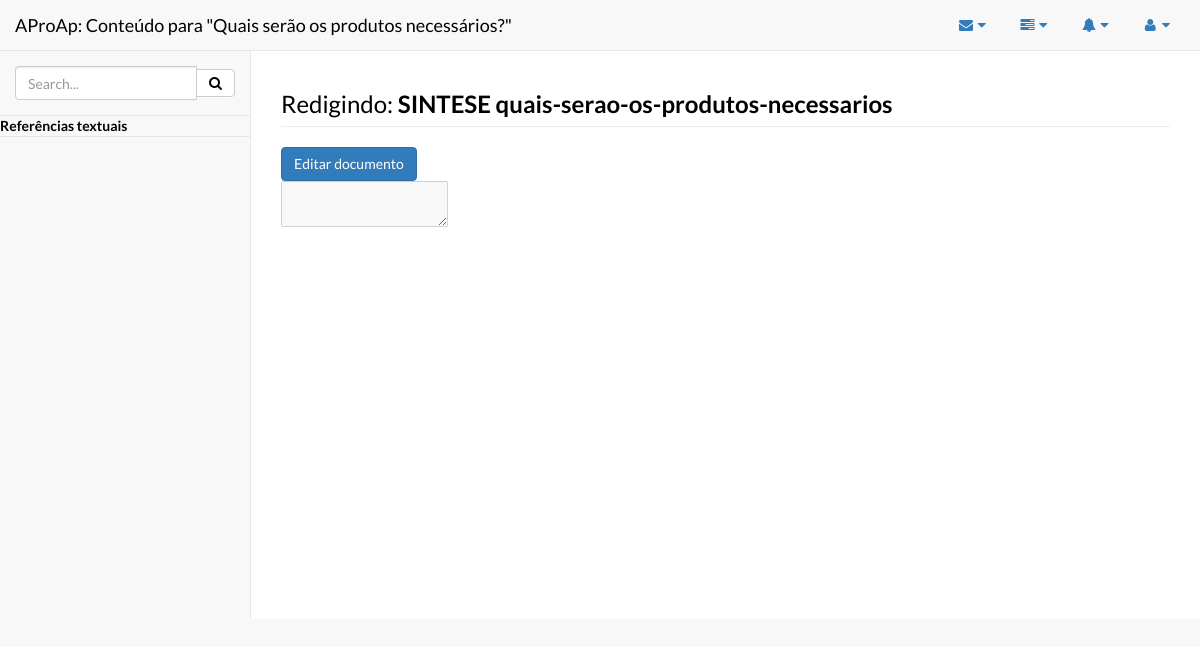
Before: /projeto/ufes-turma-3-engen-comp/0/quais-serao-os-produtos-necessarios/elementos_textuais/visualizando/2/ (signed in) with the older database file.
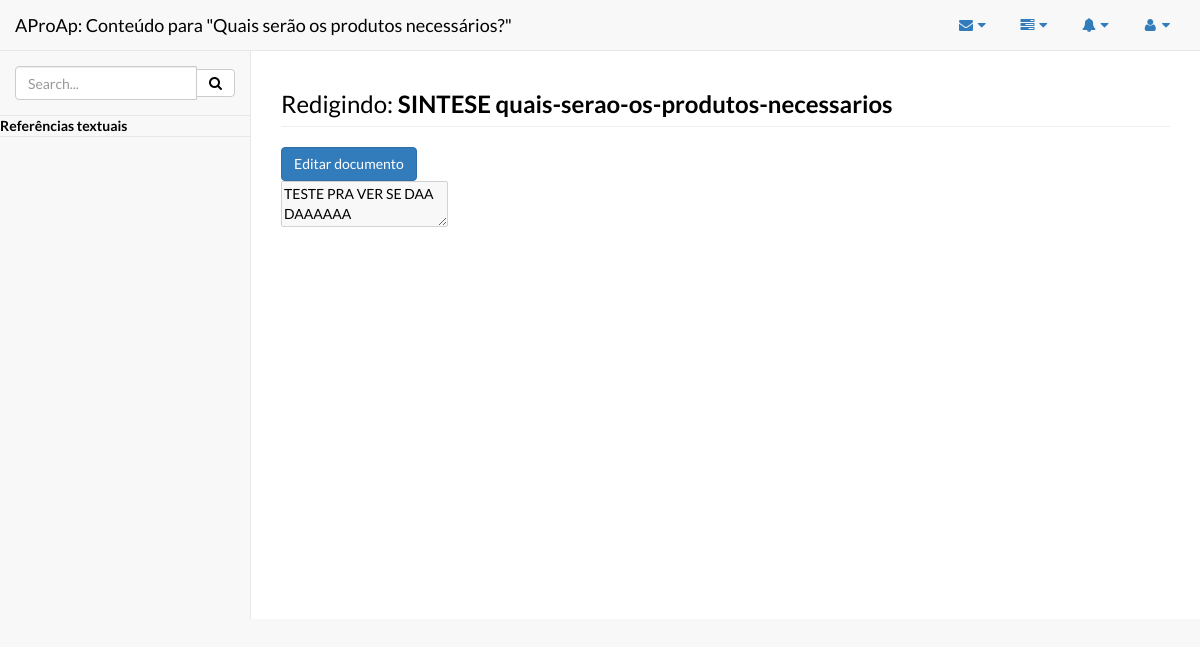
After: the same page with the newer database file.
### aproap/models.py (models this page shows, shortened)
class unidadeInvestigacao(models.Model):
    nomeDoBloco = models.IntegerField()
    qualProjeto = models.ForeignKey(Projeto)
    conhecimentoPrevio = models.CharField(max_length=200)
    slugConhecimento = models.SlugField()
    investigador = models.CharField(max_length=100, blank=True)
    prazo = models.DateField(blank=True, null=True)
    prazoFinal = models.DateField(blank=True, null=True)
    precisaAjuda = models.IntegerField(default=0)
    status = models.IntegerField(default=0)

class textoProduzido(models.Model):
    vinculadoTarefa = models.ForeignKey(tarefasItem, blank=True, null=True)
    vinculadoItem = models.ForeignKey(unidadeInvestigacao)
    titulo = models.CharField(max_length=300)
    criador = models.CharField(max_length=100)
    texto = models.TextField()
    historico = models.CharField(max_length=300)
    data = models.DateTimeField(default=timezone.now())

### aproap/views.py (the view)
@login_required
def modoLeitura(request, slug, unidade, itemslug, id):
    usuarioAtual = request.user.username
    itemId = textoProduzido.objects.get(pk=id)
    texto = itemId.texto
    qualItem = unidadeInvestigacao.objects.get(slugConhecimento=itemslug)
    nomeDoItem = qualItem.conhecimentoPrevio
    todos = elementoTextual.objects.filter(vinculadoItem=qualItem)
    context = dict(itemId=itemId, nomeDoItem=nomeDoItem, todos=todos, slug=slug,
                   itemslug=itemslug, unidade=unidade, id=id, texto=texto, usuarioAtual=usuarioAtual)
    c = RequestContext(request, context)
    return render_to_response('visualizadorTextos.html', c)

### aproap/templates/visualizadorTextos.html (shortened to what this page needs)
{% load static %}
<html><head>
        <link href="{% static 'static/css/font-awesome.min.css' %}" rel="stylesheet">
        <link href="{% static 'static/css/jquery.qtip.min.css' %}" rel="stylesheet">
        <link href="{% static 'static/css/bootstrap.css' %}" rel="stylesheet">
        <link href="{% static 'static/css/metisMenu.css' %}" rel="stylesheet">
        <link href="{% static 'static/css/sb-admin-2.css' %}" rel="stylesheet">
        <link href="{% static 'static/css/litetooltip.min.css' %}" rel="stylesheet">
        <link href="{% static 'static/css/rateit.css' %}" rel="stylesheet">
    </head><body>
    <div id="wrapper">
      <nav class="navbar navbar-default navbar-static-top" role="navigation"
      style="margin-bottom: 0">
        <div class="navbar-header">
          <a class="navbar-brand" href="/projeto/{{ slug }}/unidade/{{ unidade }}/item/{{ itemslug }}">AProAp: Conteúdo para&nbsp;"{{ nomeDoItem }}"</a>
        </div>
        <ul class="nav navbar-top-links navbar-right">
          <li class="dropdown">
            <a class="dropdown-toggle" data-toggle="dropdown" href="#">
                        <i class="fa fa-envelope fa-fw"></i>  <i class="fa fa-caret-down"></i>
                    </a>
          </li>
          <li class="dropdown">
            <a class="dropdown-toggle" data-toggle="dropdown" href="#">
                        <i class="fa fa-tasks fa-fw"></i>  <i class="fa fa-caret-down"></i>
                    </a>
          </li>
          <li class="dropdown">
            <a class="dropdown-toggle" data-toggle="dropdown" href="#">
                        <i class="fa fa-bell fa-fw"></i>  <i class="fa fa-caret-down"></i>
                    </a>
          </li>
          <li class="dropdown">
            <a class="dropdown-toggle" data-toggle="dropdown" href="#">
                        <i class="fa fa-user fa-fw"></i>  <i class="fa fa-caret-down"></i>
                    </a>
          </li>
        </ul>
        <div class="navbar-default sidebar" role="navigation">
          <div class="sidebar-nav navbar-collapse">
            <ul class="nav" id="side-menu">
              <li class="sidebar-search">
                <div class="input-group custom-search-form">
                  <input type="text" class="form-control" placeholder="Search...">
                  <span class="input-group-btn">
                    <button class="btn btn-default" type="button">
                      <i class="fa fa-search"></i>
                    </button>
                  </span>
                </div>
                </li>
              <li>
                <strong>Referências textuais</strong>
              </li>
          </div>
        </div>
      </nav>
      <div id="page-wrapper">
        <div class="row">
          <div class="col-lg-12">
            {% if itemId.vinculadoTarefa == None %}
                <h3 class="page-header">Redigindo: <strong>{{ itemId.titulo }}</strong></h3>
            {% else %}
                <h3 class="page-header">Redigindo: <strong>{{ itemId.titulo }} - {{ itemId.vinculadoTarefa }}</strong></h3>
            {% endif %}
            {% if usuarioAtual == itemId.criador %}
                <a class="btn btn-primary" href="/projeto/{{ slug }}/{{ unidade }}/{{ itemslug }}/elementos_textuais/editando/{{ id }}/">Editar documento</a>
            {% endif %}
          </div>
        </div>
            <textarea id="conteudo" disabled name="conteudo">{{ texto }}</textarea>
      </div>
    </div>
</body>
</html>

### static/css/sb-admin-2.css (style rules this page uses)
body { background-color: #f8f8f8; }
#wrapper { width: 100%; }
#page-wrapper { padding: 0 15px; min-height: 568px; background-color: #fff; }
@media (min-width:768px) { #page-wrapper { position: inherit; margin: 0 0 0 250px; padding: 0 30px; border-left: 1px solid #e7e7e7; } }
.navbar-top-links { margin-right: 0; }
.navbar-top-links li { display: inline-block; }
.navbar-top-links li:last-child { margin-right: 15px; }
.navbar-top-links li a { padding: 15px; min-height: 50px; }
.sidebar .sidebar-nav.navbar-collapse { padding-right: 0; padding-left: 0; }
.sidebar .sidebar-search { padding: 15px; }
.sidebar ul li { border-bottom: 1px solid #e7e7e7; }
@media (min-width:768px) { .sidebar { z-index: 1; position: absolute; width: 250px; margin-top: 51px; } }

Changed rows visible on the page:
changed textoProduzido "SINTESE quais-serao-os-produtos-necessarios": conteudo (not shown) → "TESTE PRA VER SE DAA DAAAAAA"
